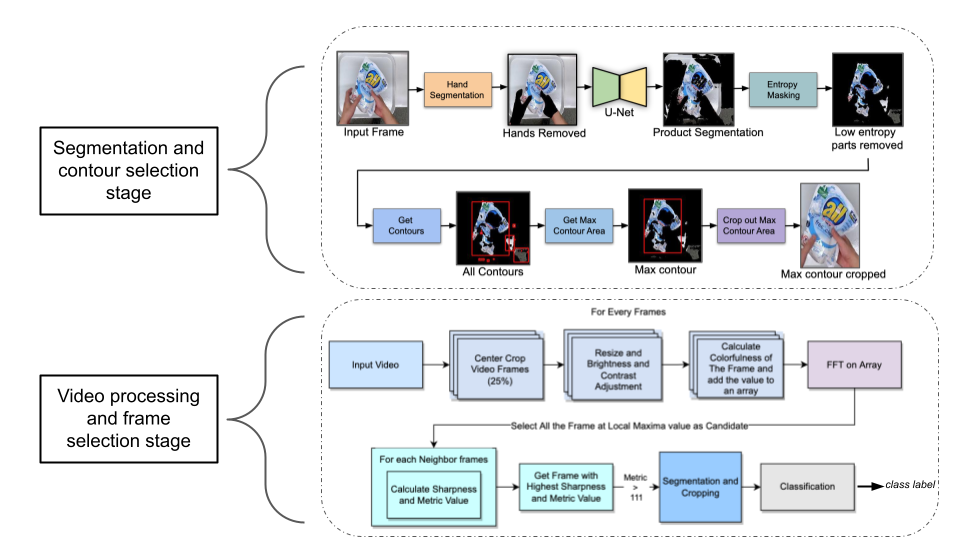
#> input picture media/vista.png, 960 x 540 px
$ python synth_image_creator.py --source_dir ../../media --target_dir out --segmentation_dir ../../media
#> lines starting #> are read from the running program, lines starting #| are printed output that depends on the picture
import os
import cv2
import math
import glob
import random
import numpy as np
from tqdm import tqdm
from PIL import Image
import argparse

def make_rectangular_gradient(innerColor, outerColor, imgsize=(250, 250)):

    image = Image.new('RGB', imgsize) #Create the image


    for y in range(imgsize[1]):
        for x in range(imgsize[0]):

            #Find the distance to the closest edge
            distanceToEdge = abs(x - imgsize[0])  + abs(y - imgsize[1])

            #Make it on a scale from 0 to 1
            distanceToEdge = float(distanceToEdge) / (imgsize[0] + imgsize[1])

            #Calculate r, g, and b values
            r = innerColor[0] * distanceToEdge + outerColor[0] * (1 - distanceToEdge)
            g = innerColor[1] * distanceToEdge + outerColor[1] * (1 - distanceToEdge)
            b = innerColor[2] * distanceToEdge + outerColor[2] * (1 - distanceToEdge)


            #Place the pixel
            image.putpixel((x, y), (int(r), int(g), int(b)))

    return np.array(image)

def make_circular_gradient(innerColor, outerColor, imgsize=(250, 250)):

    image = Image.new('RGB', imgsize) #Create the image


    for y in range(imgsize[1]):
        for x in range(imgsize[0]):

            #Find the distance to the center
            distanceToCenter = math.sqrt((x - imgsize[0]/2) ** 2 + (y - imgsize[1]/2) ** 2)

            #Make it on a scale from 0 to 1
            distanceToCenter = float(distanceToCenter) / (math.sqrt(2) * imgsize[0]/2)

            #Calculate r, g, and b values
            r = outerColor[0] * distanceToCenter + innerColor[0] * (1 - distanceToCenter)
            g = outerColor[1] * distanceToCenter + innerColor[1] * (1 - distanceToCenter)
            b = outerColor[2] * distanceToCenter + innerColor[2] * (1 - distanceToCenter)


            #Place the pixel
            image.putpixel((x, y), (int(r), int(g), int(b)))
    return np.array(image)


def replace_image_background (source_path, target_path, segmentation_path):
    print("Removing backgrounds from images...")

    orignal_synth_images = images = glob.glob(source_path + "/*")

    os.makedirs(target_path, exist_ok=True)

    rectangular_white_gray = make_rectangular_gradient([255, 255,255], [128, 128, 128])
#> in make_rectangular_gradient, `image = Image.new('RGB', imgsize)`: image: PIL image 250x250 RGB; every value is 0
#> after the loop in make_rectangular_gradient, `for y in range(imgsize[1]):`:
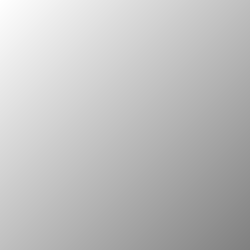
#> image: PIL image 250x250 RGB; min 128, max 255, mean 191.3
    rectangular_gray_white = make_rectangular_gradient([128, 128, 128],  [255, 255,255])
#> call 2 of make_rectangular_gradient, with imgsize = (250, 250)
#> after the loop in make_rectangular_gradient (call 2), `for y in range(imgsize[1]):`:
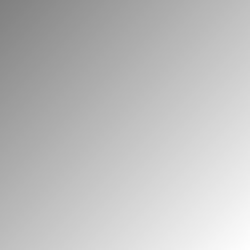
#> image: PIL image 250x250 RGB; min 128, max 254, mean 190.7
    circular_white_gray = make_circular_gradient([128, 128, 128],  [255, 255,255])
#> after the loop in make_circular_gradient, `for y in range(imgsize[1]):`:
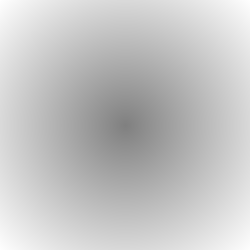
#> image: PIL image 250x250 RGB; min 128, max 255, mean 196.2
    circular_gray_white = make_circular_gradient([255, 255,255], [128, 128, 128])
#> call 2 of make_circular_gradient, with imgsize = (250, 250)
#> after the loop in make_circular_gradient (call 2), `for y in range(imgsize[1]):`:
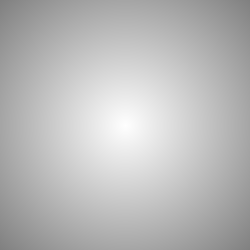
#> image: PIL image 250x250 RGB; min 128, max 255, mean 185.8

    for image_path in tqdm(images, total=len(images)):
        label_path = segmentation_path+"/" + image_path.split("/")[-1].split(".jpg")[0] + '_seg.jpg'
        image = cv2.imread(image_path)
#> image is the input picture: shape (540, 960, 3); mean B, G, R 231.4, 229.2, 226.9
        mask = cv2.imread(label_path)
        if image is None or mask is None:
            continue

        mask = mask == 0
        p = random.random()
        if p < .25:
            tray_background = cv2.resize(rectangular_white_gray, image.shape[:2][::-1])
        elif 0.25 <= p < 0.5:
            tray_background = cv2.resize(rectangular_gray_white, image.shape[:2][::-1])
        elif 0.5 <= 0.5 < 0.75:
            tray_background = cv2.resize(circular_white_gray, image.shape[:2][::-1])
        else:
            tray_background = cv2.resize(circular_gray_white, image.shape[:2][::-1])

        image[mask] = tray_background[mask]
        cv2.imwrite(f"{target_path}/{image_path.split('/')[-1]}", image)
    print("Finished producing background removed images.")

if __name__ == "__main__":
    parser = argparse.ArgumentParser(description="Remove background from training images")
    parser.add_argument("--source_dir", required=True, help="The raw image data folder on disk.")
    parser.add_argument("--target_dir", required=True, help="Directory for saving background replaced files.")
    parser.add_argument("--segmentation_dir", required=True, help="Directory where segmentation label images are stored.")
    args = parser.parse_args()
    replace_image_background(args.source_dir, args.target_dir, args.segmentation_dir)
